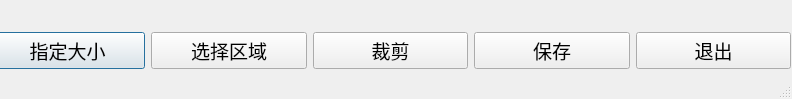
<?xml version="1.0" encoding="UTF-8"?>
<ui version="4.0">
 <class>Dialog</class>
 <widget class="QDialog" name="Dialog">
  <property name="geometry">
   <rect>
    <x>0</x>
    <y>0</y>
    <width>792</width>
    <height>99</height>
   </rect>
  </property>
  <property name="windowTitle">
   <string>Dialog</string>
  </property>
  <property name="sizeGripEnabled">
   <bool>true</bool>
  </property>
  <widget class="QWidget" name="horizontalLayoutWidget">
   <property name="geometry">
    <rect>
     <x>-10</x>
     <y>0</y>
     <width>801</width>
     <height>101</height>
    </rect>
   </property>
   <layout class="QHBoxLayout" name="horizontalLayout">
    <item>
     <widget class="QPushButton" name="pushButton_2">
      <property name="font">
       <font>
        <family>Times New Roman</family>
        <pointsize>14</pointsize>
       </font>
      </property>
      <property name="text">
       <string>指定大小</string>
      </property>
     </widget>
    </item>
    <item>
     <widget class="QPushButton" name="pushButton">
      <property name="font">
       <font>
        <family>Times New Roman</family>
        <pointsize>14</pointsize>
       </font>
      </property>
      <property name="text">
       <string>选择区域</string>
      </property>
     </widget>
    </item>
    <item>
     <widget class="QPushButton" name="pushButton_3">
      <property name="font">
       <font>
        <family>Times New Roman</family>
        <pointsize>14</pointsize>
       </font>
      </property>
      <property name="text">
       <string>裁剪</string>
      </property>
     </widget>
    </item>
    <item>
     <widget class="QPushButton" name="pushButton_4">
      <property name="font">
       <font>
        <family>Times New Roman</family>
        <pointsize>14</pointsize>
       </font>
      </property>
      <property name="text">
       <string>保存</string>
      </property>
     </widget>
    </item>
    <item>
     <widget class="QPushButton" name="pushButton_5">
      <property name="font">
       <font>
        <family>Times New Roman</family>
        <pointsize>14</pointsize>
       </font>
      </property>
      <property name="text">
       <string>退出</string>
      </property>
     </widget>
    </item>
   </layout>
  </widget>
 </widget>
 <resources/>
 <connections/>
</ui>
